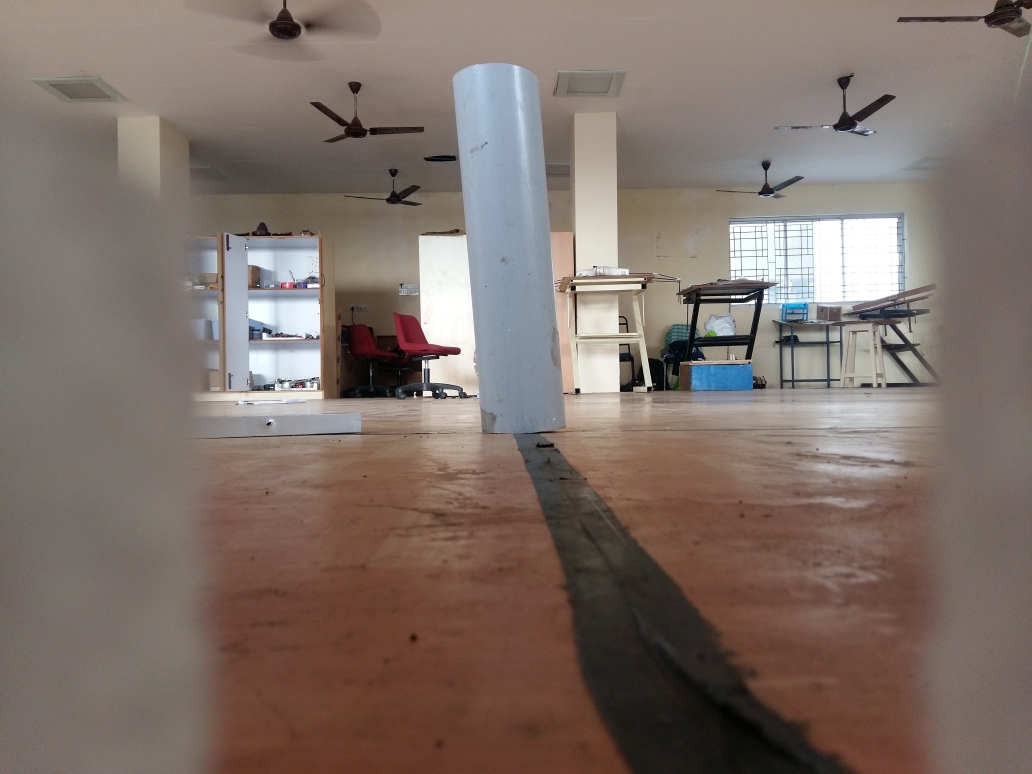
//> input picture pipel.jpg, 4128 x 3096 px (shown at 1/4 size)
$ ./39_back_projection   (built with g++ and OpenCV 4)
//> lines starting //> are read from the running program, lines starting //| are printed output that depends on the picture
#include "opencv2/imgproc.hpp"
#include "opencv2/imgcodecs.hpp"
#include "opencv2/highgui.hpp"
#include <iostream>
using namespace cv;
using namespace std;
Mat src; Mat hsv; Mat hue;
int bins = 25;
void Hist_and_Backproj(int, void* );
int main( int, char** argv )
{
  src = imread("pipel.jpg", IMREAD_COLOR );
//> src is the input picture: 3096 rows x 4128 cols, CV_8UC3; mean B, G, R 104.5, 111.9, 125.9
  if( src.empty() )
    { cout<<"Usage: ./calcBackProject_Demo1 <path_to_image>"<<endl;
      return -1;
    }
  cvtColor( src, hsv, COLOR_BGR2HSV );
//> hsv: 3096 rows x 4128 cols, CV_8UC3; mean H, S, V 24.1, 57.2, 128.1
  hue.create( hsv.size(), hsv.depth() );
  int ch[] = { 0, 0 };
  mixChannels( &hsv, 1, &hue, 1, ch, 1 );
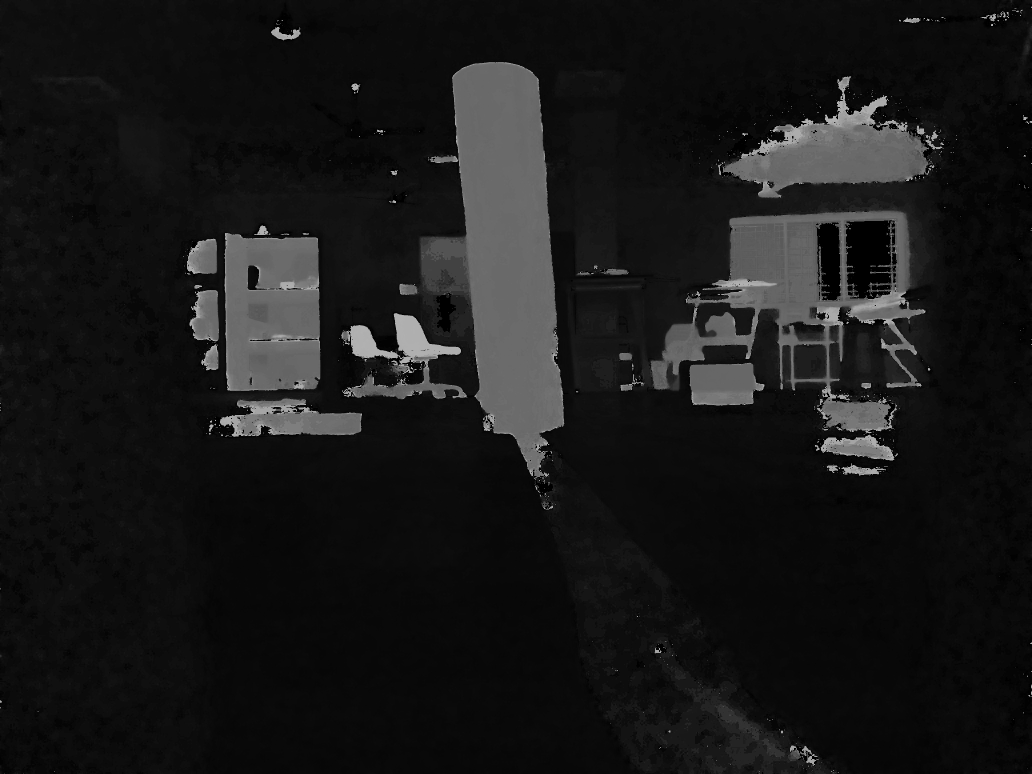
//> hue: 3096 rows x 4128 cols, CV_8UC1 (shown at 1/4 size); min 0, max 179, mean 24.1
  const char* window_image = "Source image";
  namedWindow( window_image, WINDOW_NORMAL );
  createTrackbar("* Hue  bins: ", window_image, &bins, 180, Hist_and_Backproj );
  Hist_and_Backproj(0, 0);
  imshow( window_image, src );
  waitKey(0);
  return 0;
}
void Hist_and_Backproj(int, void* )
{
  MatND hist;
  int histSize = MAX( bins, 2 );
  float hue_range[] = { 0, 180 };
  const float* ranges = { hue_range };
  calcHist( &hue, 1, 0, Mat(), hist, 1, &histSize, &ranges, true, false );
//> hist = 25 values, max 7850138 at index 1, min 1351 at index 8, mean 511211.5
  normalize( hist, hist, 0, 255, NORM_MINMAX, -1, Mat() );
//> hist = 25 values, max 255 at index 1, min 0 at index 8, mean 16.56
  MatND backproj;
  calcBackProject( &hue, 1, 0, hist, backproj, &ranges, 1, true );
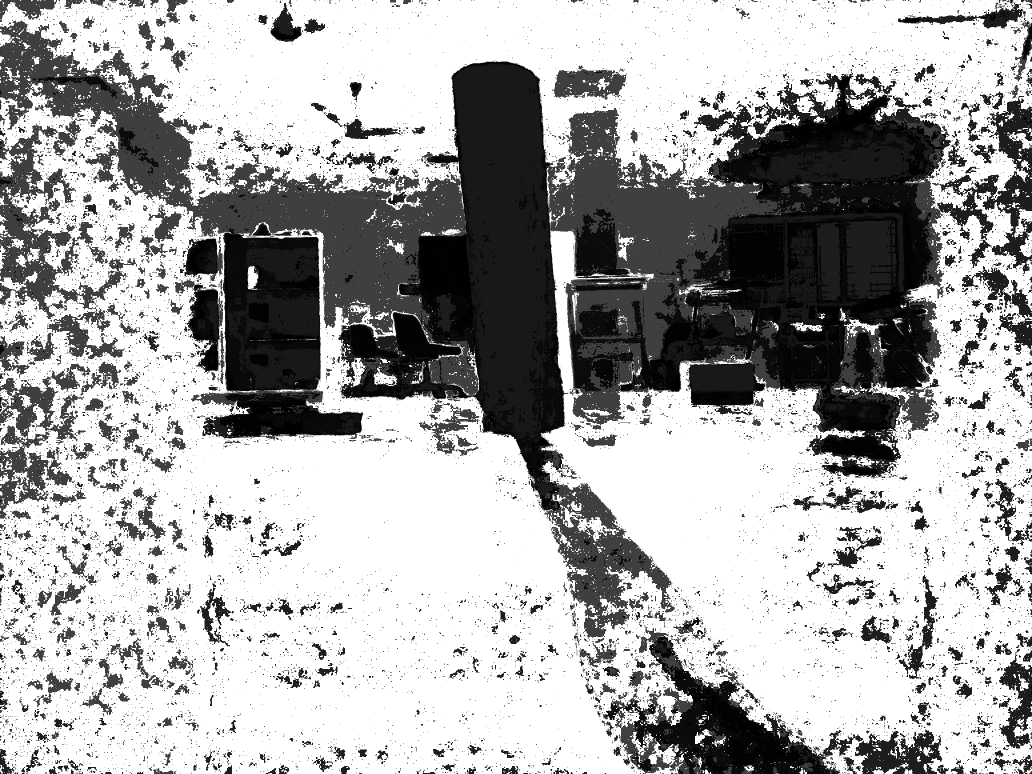
//> backproj: 3096 rows x 4128 cols, CV_8UC1 (shown at 1/4 size); min 0, max 255, mean 170.2
	namedWindow("BackProj",WINDOW_NORMAL);
  imshow( "BackProj", backproj );
  int w = 400; int h = 400;
  int bin_w = cvRound( (double) w / histSize );
  Mat histImg = Mat::zeros( w, h, CV_8UC3 );
  for( int i = 0; i < bins; i ++ )
     { rectangle( histImg, Point( i*bin_w, h ), Point( (i+1)*bin_w, h - cvRound( hist.at<float>(i)*h/255.0 ) ), Scalar( 0, 0, 255 ), -1 ); }
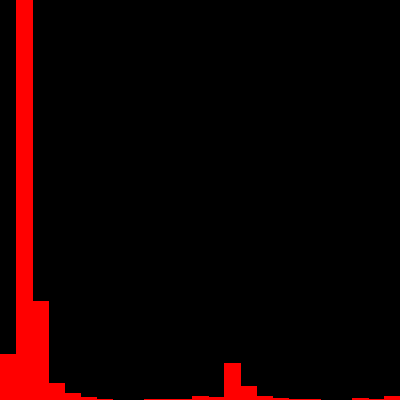
//> histImg: 400 rows x 400 cols, CV_8UC3; mean B, G, R 0, 0, 17.2
	namedWindow("Histogram", WINDOW_NORMAL);
  imshow( "Histogram", histImg );
}
